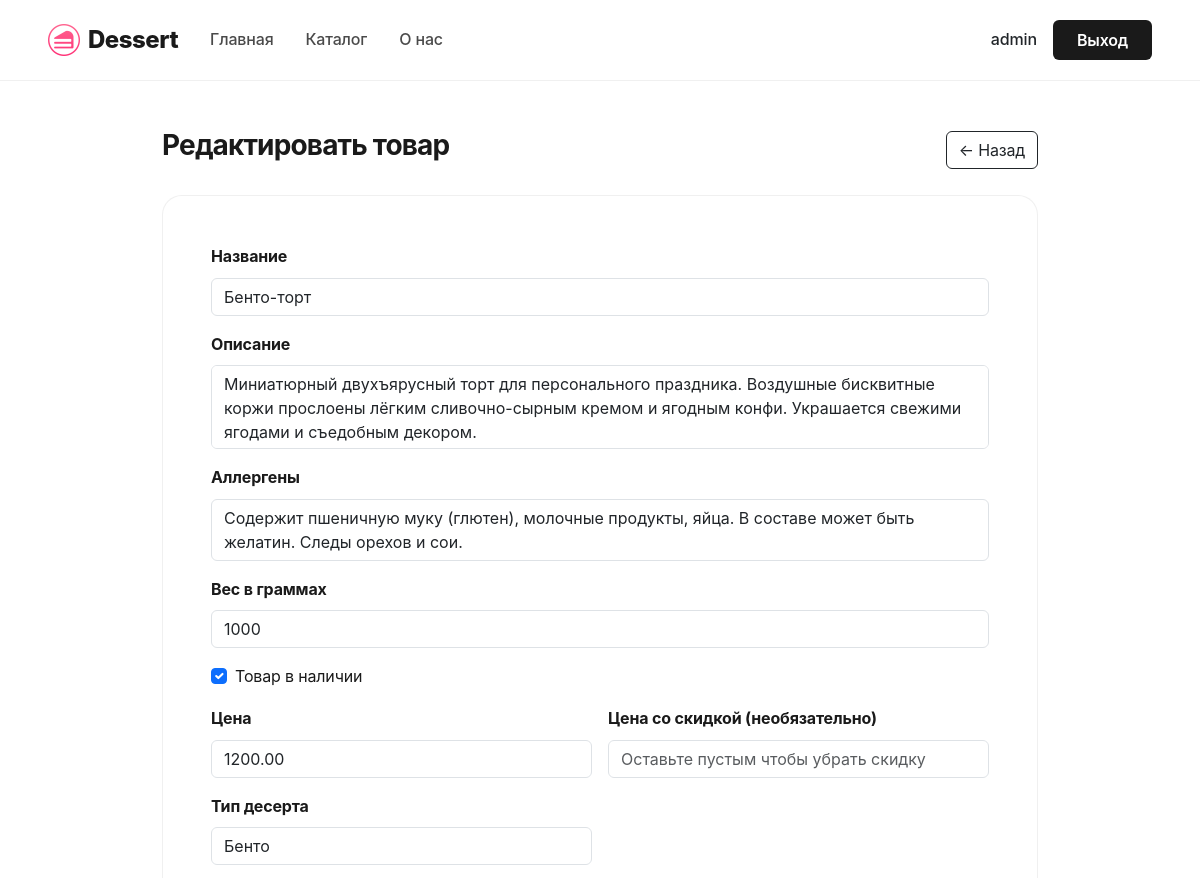
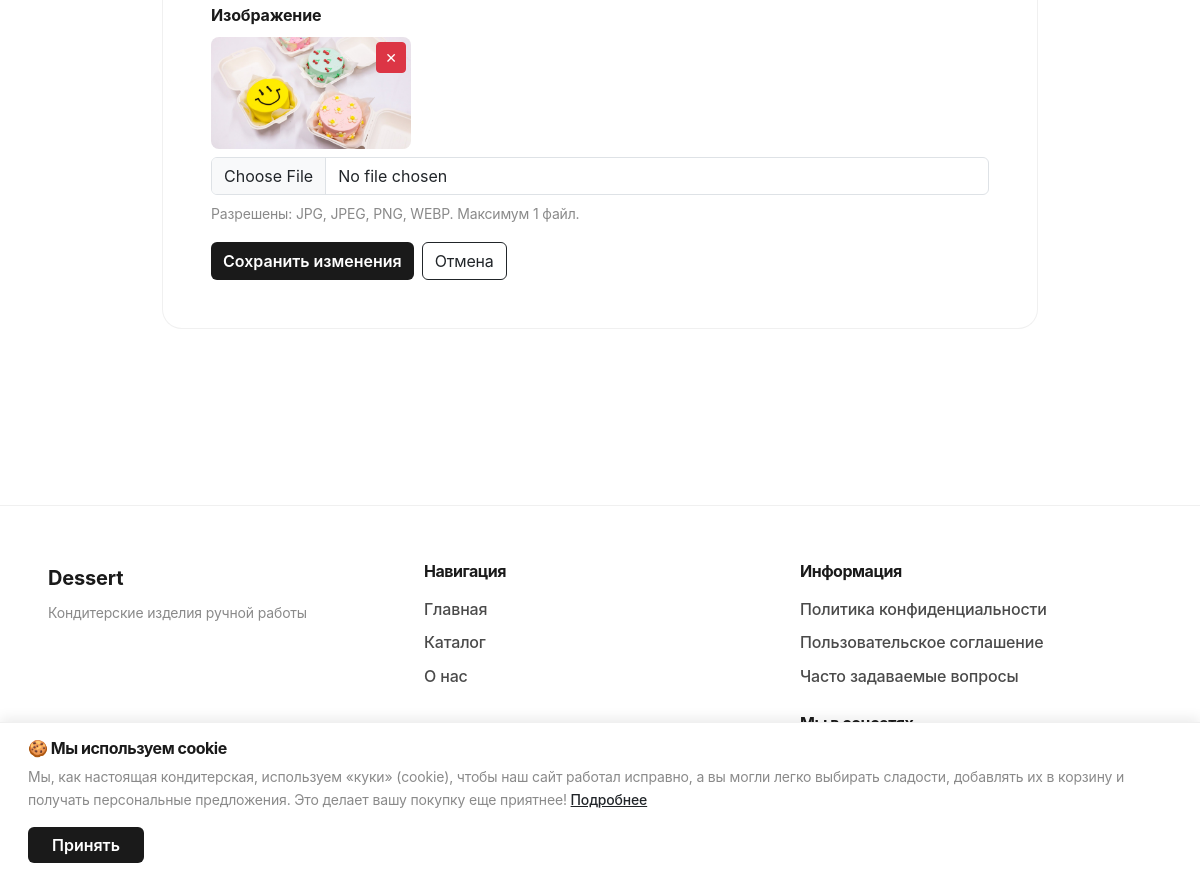
Page /admin-panel/product/edit/4/ (signed in) on the committed database (2 pictures, top to bottom).
### shop/models.py (models this page shows, shortened)
class Product(models.Model):
    DESSERT_TYPES = [
        ('Торты', 'Торты'),
        ('Бенто', 'Бенто'),
        ('Горячий шоколад', 'Горячий шоколад'),
        ('Домашний зефир', 'Домашний зефир'),
        ('Маршмеллоу', 'Маршмеллоу'),
        ('Безе', 'Безе'),
    ]
    name = models.CharField(max_length=200, verbose_name='Название')
    slug = models.SlugField(max_length=200, unique=True, verbose_name='URL')
    description = models.TextField(verbose_name='Описание')
    allergens = models.TextField(blank=True, verbose_name='Аллергены')
    weight = models.IntegerField(null=True, blank=True, verbose_name='Вес (в граммах)')
    price = models.DecimalField(max_digits=10, decimal_places=2, verbose_name='Цена')
    discount_price = models.DecimalField(max_digits=10, decimal_places=2, null=True, blank=True, verbose_name='Цена со скидкой')
    image = models.CharField(max_length=200, verbose_name='Изображение')
    dessert_type = models.CharField(max_length=50, choices=DESSERT_TYPES, default='Торты', verbose_name='Тип десерта')
    available = models.BooleanField(default=True, verbose_name='Доступен')
    created = models.DateTimeField(auto_now_add=True, verbose_name='Создан')
    updated = models.DateTimeField(auto_now=True, verbose_name='Обновлен')
    views = models.IntegerField(default=0, verbose_name='Просмотры')
    class Meta:
        verbose_name = 'Товар'
        verbose_name_plural = 'Товары'
        ordering = ['-created']

### shop/admin_views.py (the view, shortened to what this page needs)
# urls.py: path('admin-panel/product/edit/<int:product_id>/', edit_product, name='edit_product'),
@staff_member_required
def edit_product(request, product_id):
    product = get_object_or_404(Product, id=product_id)
    return render(request, 'admin_panel/edit_product.html', {'product': product})

### templates/admin_panel/edit_product.html (shortened to what this page needs)
{% extends "base.html" %}
{% load static %}
{% block content %}
<section class="py-5">
    <div class="container" style="max-width: 900px;">
        <div class="d-flex justify-content-between align-items-center mb-4">
            <h1 class="h3 fw-bold">Редактировать товар</h1>
            <a href="{% url 'admin_panel' %}" class="btn btn-outline-dark">← Назад</a>
        </div>
        <div class="minimal-card">
            <form method="post" enctype="multipart/form-data">
                <div class="mb-3">
                    <label class="form-label fw-bold">Название</label>
                    <input type="text" name="name" class="form-control" value="{{ product.name }}" required>
                </div>
                <div class="mb-3">
                    <label class="form-label fw-bold">Описание</label>
                    <textarea name="description" class="form-control" rows="3" required style="resize: none;">{{ product.description }}</textarea>
                </div>
                <div class="mb-3">
                    <label class="form-label fw-bold">Аллергены</label>
                    <textarea name="allergens" class="form-control" rows="2" required style="resize: none;">{{ product.allergens }}</textarea>
                </div>
                <div class="mb-3">
                    <label class="form-label fw-bold">Вес в граммах</label>
                    <input type="number" name="weight" class="form-control" value="{% if product.weight %}{{ product.weight }}{% endif %}" required>
                </div>
                <div class="mb-3">
                    <div class="form-check">
                        <input class="form-check-input" type="checkbox" name="available" id="available" {% if product.available %}checked{% endif %}>
                        <label class="form-check-label" for="available">Товар в наличии</label>
                    </div>
                </div>
                <div class="row g-3 mb-3">
                    <div class="col-md-6">
                        <label class="form-label fw-bold">Цена</label>
                        <input type="number" step="0.01" name="price" class="form-control" value="{{ product.price|stringformat:'.2f' }}" required>
                    </div>
                    <div class="col-md-6">
                        <label class="form-label fw-bold">Цена со скидкой (необязательно)</label>
                        <input type="number" step="0.01" name="discount_price" class="form-control" value="" placeholder="Оставьте пустым чтобы убрать скидку">
                    </div>
                </div>
                <div class="row g-3 mb-3">
                    <div class="col-md-6">
                        <label class="form-label fw-bold">Тип десерта</label>
                        <select name="dessert_type" class="form-control" required>
                            <option value="Бенто" {% if product.dessert_type == 'Бенто' %}selected{% endif %}>Бенто</option>
                        </select>
                    </div>
                </div>
                <div class="mb-3">
                    <label class="form-label fw-bold d-block">Изображение</label>
                    <div class="mb-2 position-relative" style="display: inline-block;" id="imageContainer">
                        <img src="{% static product.image %}" alt="{{ product.name }}" style="max-width: 200px; border-radius: 8px;" id="currentImage">
                        <button type="button" class="btn btn-danger btn-sm position-absolute" id="deleteImageBtn" style="top: 5px; right: 5px; padding: 0.25rem 0.5rem;">✕</button>
                    </div>
                    <input type="file" name="image" class="form-control mb-2" accept="image/jpeg,image/jpg,image/png,image/webp" id="imageInput">
                    <small class="text-muted d-block mt-1">Разрешены: JPG, JPEG, PNG, WEBP. Максимум 1 файл.</small>
                </div>
                <div class="d-flex gap-2">
                    <button type="submit" class="btn btn-dark">Сохранить изменения</button>
                    <a href="{% url 'admin_panel' %}" class="btn btn-outline-dark">Отмена</a>
                </div>
            </form>
        </div>
    </div>
</section>
{% endblock %}

### templates/base.html (shortened to what this page needs)
{% load static %}
<!doctype html>
<html lang="ru">
<head>
    <link href="{% static 'bootstrap.min.css' %}" rel="stylesheet">
    <link href="{% static 'css/main.css' %}" rel="stylesheet">
</head>
<body>
<nav class="navbar navbar-expand-lg sticky-top">
  <div class="container-fluid">
    <a class="navbar-brand d-flex align-items-center gap-2" href="/">
      <img src="{% static 'images/cake.png' %}" alt="Dessert" style="width: 32px; height: 32px;">
      <span>Dessert</span>
    </a>
    <div class="collapse navbar-collapse" id="navbarSupportedContent">
      <ul class="navbar-nav me-auto mb-2 mb-lg-0">
        <li class="nav-item">
          <a class="nav-link {% if request.resolver_match.url_name == 'index' %}active{% endif %}" {% if request.resolver_match.url_name == 'index' %}aria-current="page"{% endif %} href="{% url 'index' %}">Главная</a>
        </li>
        <li class="nav-item">
          <a class="nav-link {% if request.resolver_match.url_name == 'catalog' %}active{% endif %}" {% if request.resolver_match.url_name == 'catalog' %}aria-current="page"{% endif %} href="{% url 'catalog' %}">Каталог</a>
        </li>
        <li class="nav-item">
          <a class="nav-link {% if request.resolver_match.url_name == 'about' %}active{% endif %}" {% if request.resolver_match.url_name == 'about' %}aria-current="page"{% endif %} href="{% url 'about' %}">О нас</a>
        </li>
      </ul>
      <div class="d-flex align-items-center gap-3">
        {% if user.is_authenticated %}
          <a href="{% url 'profile' %}" class="text-decoration-none text-dark fw-medium">{{ user.username }}</a>
          <a href="{% url 'logout' %}" class="btn btn-dark px-4 py-2">Выход</a>
        {% else %}
          <a href="{% url 'login' %}" class="text-decoration-none text-dark fw-medium">Вход</a>
          <a href="{% url 'register' %}" class="btn btn-dark px-4 py-2">Регистрация</a>
        {% endif %}
      </div>
    </div>
  </div>
</nav>
    <main>
        {% block content %}
        {% endblock %}
    </main>
    <footer class="site-footer">
        <div class="container">
            <div class="row py-4">
                <div class="col-md-4 mb-3 mb-md-0">
                    <span class="fw-bold" style="font-size: 1.25rem;">Dessert</span>
                    <p class="text-muted small mt-2 mb-0">Кондитерские изделия ручной работы</p>
                </div>
                <div class="col-md-4 mb-3 mb-md-0">
                    <h6 class="fw-bold mb-3">Навигация</h6>
                    <ul class="list-unstyled">
                        <li class="mb-2"><a href="{% url 'index' %}" class="footer-link">Главная</a></li>
                        <li class="mb-2"><a href="{% url 'catalog' %}" class="footer-link">Каталог</a></li>
                        <li class="mb-2"><a href="{% url 'about' %}" class="footer-link">О нас</a></li>
                    </ul>
                </div>
                <div class="col-md-4">
                    <h6 class="fw-bold mb-3">Информация</h6>
                    <ul class="list-unstyled">
                        <li class="mb-2"><a href="{% url 'privacy' %}" class="footer-link">Политика конфиденциальности</a></li>
                        <li class="mb-2"><a href="{% url 'terms' %}" class="footer-link">Пользовательское соглашение</a></li>
                        <li class="mb-2"><a href="#" data-bs-toggle="modal" data-bs-target="#faqModal" class="footer-link">Часто задаваемые вопросы</a></li>
                    </ul>
                    <h6 class="fw-bold mb-3 mt-4">Мы в соцсетях</h6>
                    <div class="d-flex gap-3">
                        <a href="https://t.me/" target="_blank" class="text-dark" rel="nofollow">
                        </a>
                        <a href="https://vk.com/" target="_blank" class="text-dark" rel="nofollow">
                        </a>
                        <a href="https://ok.ru/" target="_blank" class="text-dark" rel="nofollow">
                        </a>
                    </div>
                </div>
            </div>
            <div class="row border-top pt-3" style="border-color: var(--border) !important;">
                <div class="col text-center">
                    <span class="text-muted small">© 2026 Dessert. Все права защищены.</span>
                </div>
            </div>
        </div>
    </footer>
    <div id="cookieNotice" class="position-fixed bottom-0 start-0 end-0 p-3" style="background: var(--surface); border-top: 1px solid var(--border); z-index: 9999; display: none; box-shadow: 0 -4px 12px rgba(0, 0, 0, 0.08);">
        <div class="container" style="max-width: 1400px;">
            <div class="d-flex align-items-center justify-content-between flex-wrap gap-3">
                <div>
                    <h6 class="fw-bold mb-2">🍪 Мы используем cookie</h6>
                    <p class="mb-0 text-muted small">
                        Мы, как настоящая кондитерская, используем «куки» (cookie), чтобы наш сайт работал исправно, а вы могли легко выбирать сладости, добавлять их в корзину и получать персональные предложения. Это делает вашу покупку еще приятнее!
                        <a href="{% url 'cookies' %}" class="text-dark fw-medium">Подробнее</a>
                    </p>
                </div>
                <button onclick="acceptCookies()" class="btn btn-dark px-4">Принять</button>
            </div>
        </div>
    </div>
</body>
</html>

### static/css/main.css (style rules this page uses)
:root { --bg-primary: #ffffff; --bg-secondary: #ffffff; --surface: #ffffff; --text-primary: #1a1a1a; --text-secondary: #4a4a4a; --text-muted: #8a8a8a; --border: rgba(0, 0, 0, 0.06); --border-hover: rgba(0, 0, 0, 0.12); --shadow-sm: 0 1px 3px rgba(0, 0, 0, 0.04); --shadow-md: 0 4px 12px rgba(0, 0, 0, 0.06); --shadow-lg: 0 12px 40px rgba(0, 0, 0, 0.08); }
* { font-family: -apple-system, BlinkMacSystemFont, 'Segoe UI', Roboto, 'Helvetica Neue', Arial, sans-serif; }
body { background: var(--surface); color: var(--text-primary); font-weight: 400; letter-spacing: -0.01em; line-height: 1.6; }
.navbar { background: var(--surface) !important; border-bottom: 1px solid var(--border); padding: 1rem 0 !important; transition: all 0.3s ease; }
.navbar .container-fluid { max-width: 1400px; padding: 0 3rem; }
.navbar-brand { font-size: 1.5rem; font-weight: 800; letter-spacing: -0.02em; color: var(--text-primary) !important; text-decoration: none; transition: opacity 0.2s ease; }
.nav-link { color: var(--text-secondary) !important; font-weight: 500; font-size: 1rem; padding: 0.5rem 1rem !important; transition: color 0.2s ease; }
.btn-dark { background: var(--text-primary); border: none; font-weight: 600; transition: all 0.2s ease; }
.premium-card, .minimal-card { background: var(--surface); border: 1px solid var(--border); border-radius: 20px; padding: 3rem; transition: all 0.3s ease; }
.site-footer { background: var(--surface); border-top: 1px solid var(--border); padding: 2rem 0; margin-top: 8rem; }
.site-footer .container { max-width: 1400px; padding: 0 3rem; }
.site-footer .footer-link { color: var(--text-secondary); text-decoration: none; font-weight: 500; transition: color 0.2s ease; }
h1, h2, h3, h4, h5, h6 { font-weight: 700; letter-spacing: -0.03em; line-height: 1.2; }
.text-muted { color: var(--text-muted) !important; }

### rows in the picture
Product: name "Бенто-торт", description "Миниатюрный двухъярусный торт для персонального праздника. Воздушные бисквитные коржи прослоены лёгким сливочно-сырным кремом и ягодным конфи. Украшается свежими ягодами и съедобным декором.", allergens "Содержит пшеничную муку (глютен), молочные продукты, яйца. В составе может быть желатин. Следы орехов и сои.", weight "1000", available "☑", price "1200.00", dessert_type "Бенто", image (picture)

### other values in the picture
{{ user.username }} "admin"
